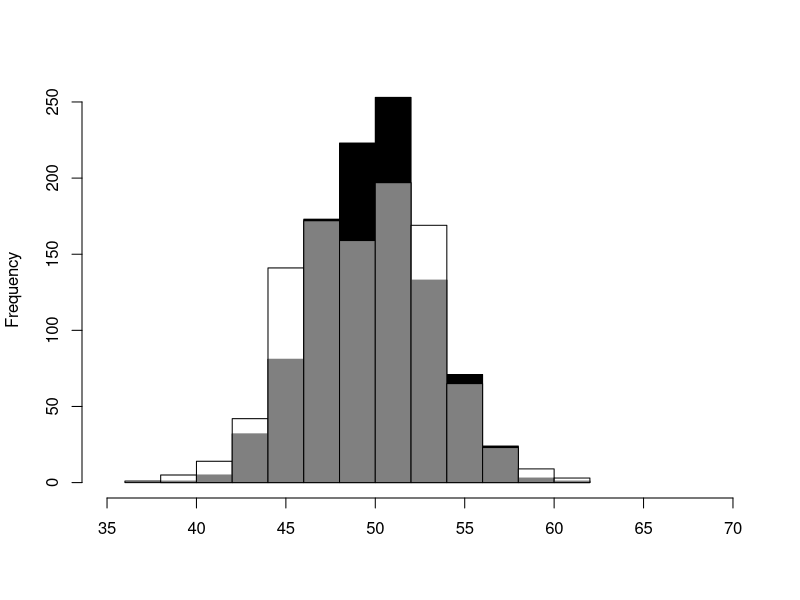
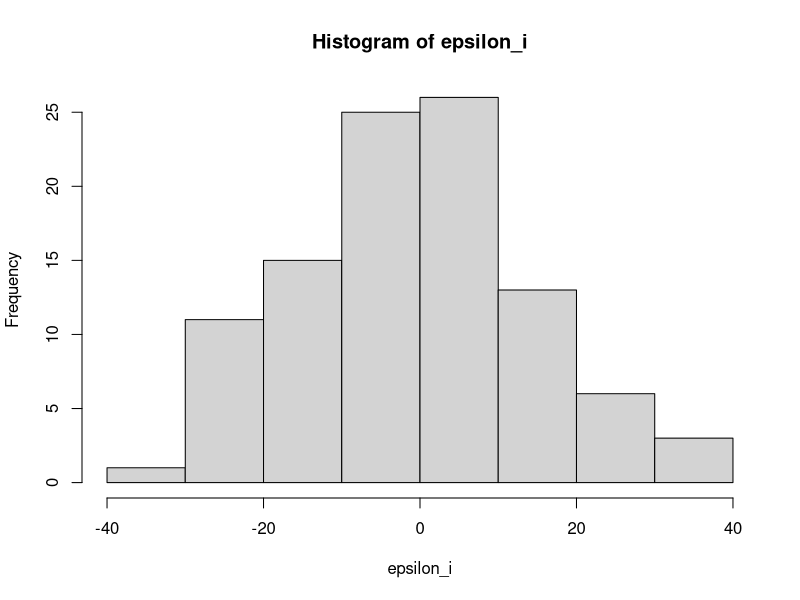
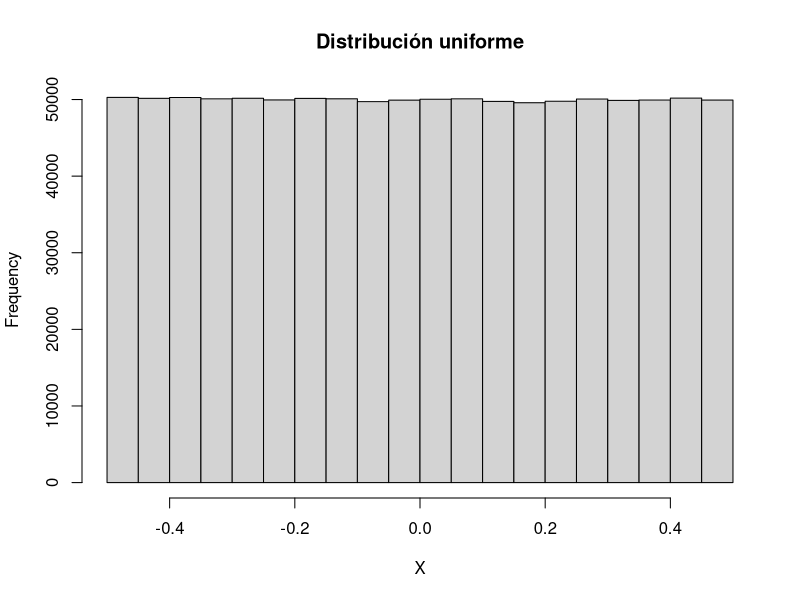
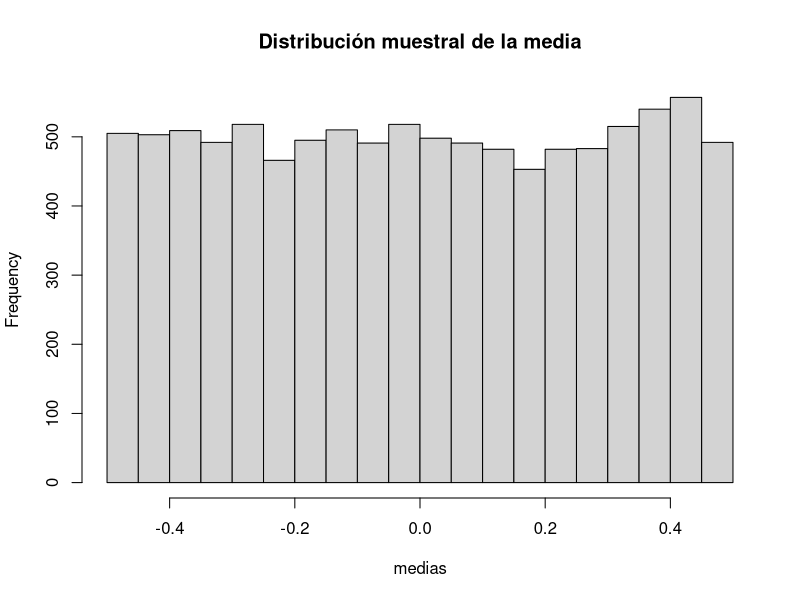
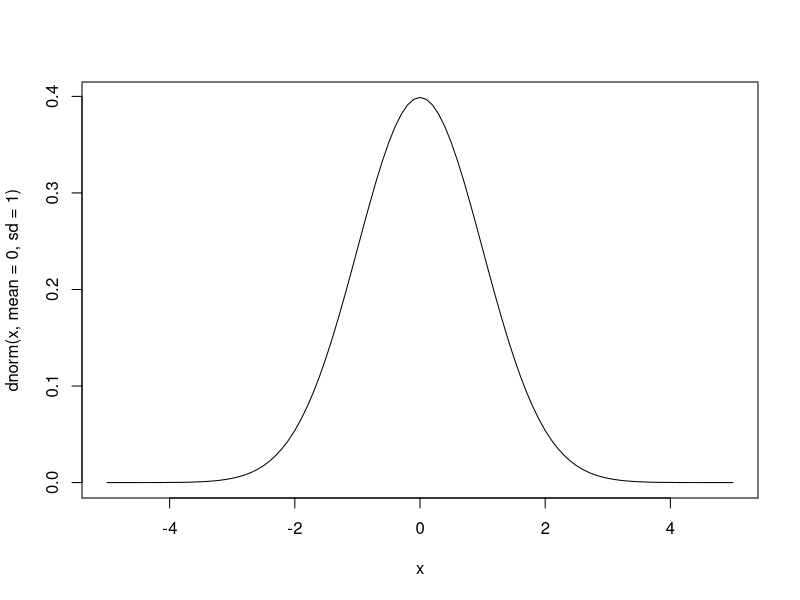
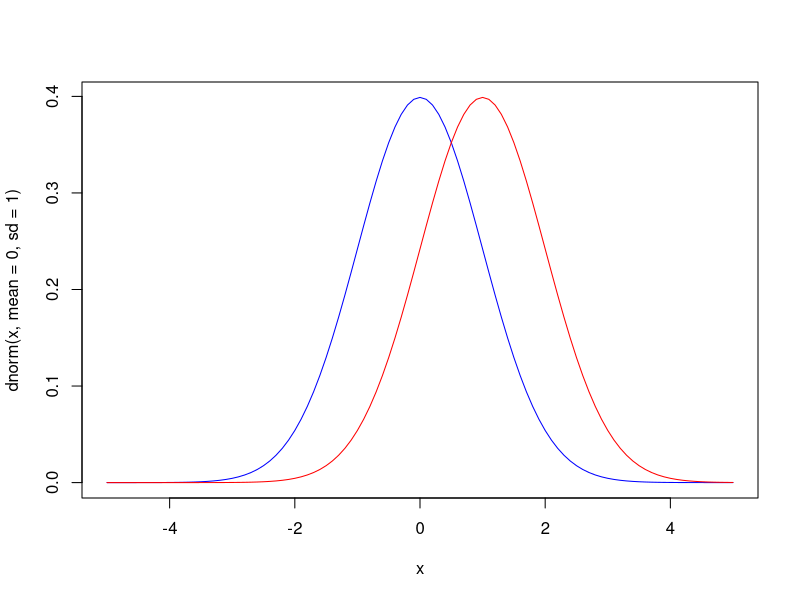
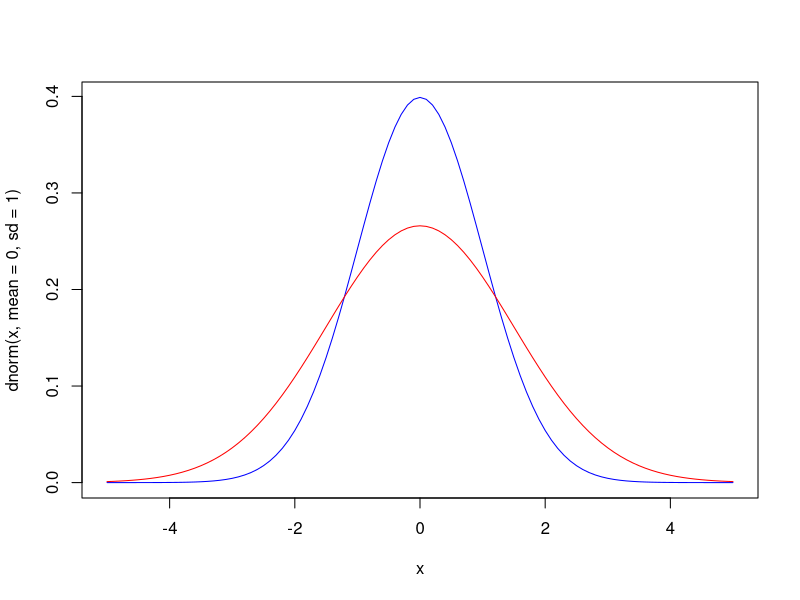
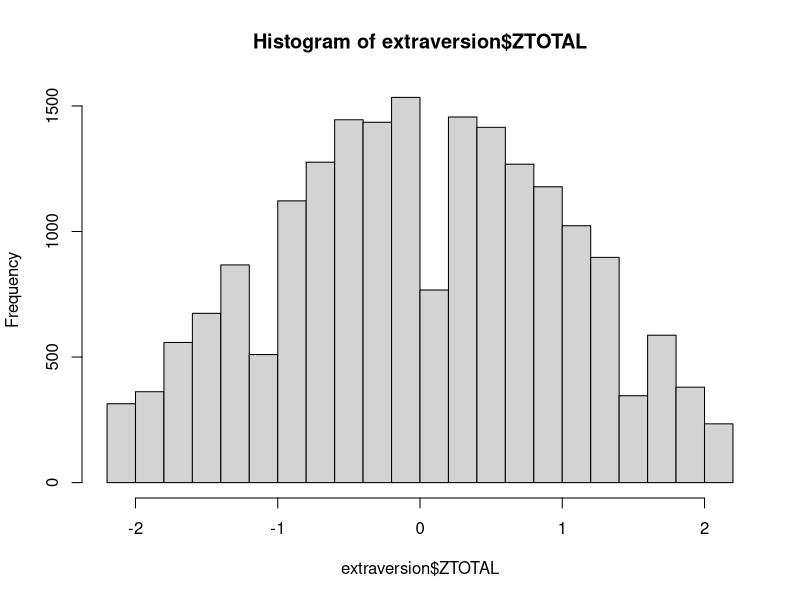

Here is the R script that generated these plots, in order:
## ---- chunk 1
library(readr)
library(dplyr)
## ---- chunk 2
epsilon_i <- c(
  -11, 6, 32, 15, 20, 11, -19, 8, 1, 7, 12, -5, 29, -14, -4, 0,
  -15, 11, -31, 12, 0, -4, -11, -22, 7, -10, -4, -2, 14, 0, 4, 
  7, -8, -13, -15, 17, 2, -14, -5, 10, -5, -2, 3, 4, 22, -17, 12, 
  -26, -1, 9, -6, -22, -7, -25, -23, -8, -20, 4, 29, -10, -12, 
  13, 3, 28, 10, 5, 10, -7, 1, 2, 1, -2, -3, -4, 6, 17, 31, 24,
  19, -5, 4, -23, 10, -26, -15, 20, -11, -24, 3, 2, -6, 25, -9,
  -5, -5, -28, 5, -19, 35, -24)
## ---- chunk 3
e_i <- sample(x = epsilon_i, size = 20, replace = TRUE)
## ---- chunk 4
Y_i = 50 + e_i
## ---- chunk 5
mean(Y_i)
median(Y_i)
## ---- chunk 6
medias <- vector(mode = "numeric")
medianas <- vector(mode = "numeric")

for (i in 1:1000) {
  e_i <- sample(x = epsilon_i, size = 20, replace = TRUE)
  Y_i = 50 + e_i
  medias[i] <- mean(Y_i)
  medianas[i] <- median(Y_i)
}
## ---- chunk 7
mean(medias)
mean(medianas)
## ---- chunk 8
hist(medias, col = "black", main = "", xlab = "", xlim = c(35, 70))
hist(medianas, col = rgb(1, 1, 1, 0.5), add = TRUE)
## ---- chunk 9
hist(epsilon_i)
## ---- chunk 10
N <- 1e6
X <- runif(N, -0.5, 0.5)
# X <- rchisq(N, 1)
hist(X, main = "Distribución uniforme")
## ---- chunk 11
medias <- vector(mode = "numeric")
n <- 1

for (i in 1:10000) medias[i] <- mean(sample(x = X, size = n, replace = TRUE))

hist(medias, main = "Distribución muestral de la media")
## ---- chunk 12
curve(dnorm(x, mean=0, sd=1), from=-5, to=5)
## ---- chunk 13
curve(dnorm(x, mean = 0, sd = 1), from=-5, to=5, col="blue")
curve(dnorm(x, mean = 1, sd = 1), col="red", add=TRUE)
## ---- chunk 14
curve(dnorm(x, mean = 0, sd = 1), from=-5, to=5, col="blue")
curve(dnorm(x, mean = 0, sd = 1.5), col="red", add=TRUE)
## ---- chunk 15
extraversion <- read_delim("extraversion.csv", delim = ";")
extraversion$TOTAL <- rowMeans(extraversion)
extraversion$ZTOTAL <- scale(extraversion$TOTAL)
## ---- chunk 16
hist(extraversion$ZTOTAL)
## ---- chunk 17
score <- mean(c(2, 4, 1, 5, 1, 3, 1, 5, 1, 5))
## ---- chunk 18
z_score <- (score - mean(extraversion$TOTAL))/sd(extraversion$TOTAL)
## ---- chunk 19
hist(extraversion$ZTOTAL, col = "yellow")
abline(v = z_score, col = "blue", lwd = 2, lty = "dotted")
## ---- chunk 20
integrate(dnorm, mean = 0, sd = 1, lower = z_score, upper = Inf)$value
## ---- chunk 21
integrate(dnorm, mean = 0, sd = 1, lower = -1, upper = 1)$value
## ---- chunk 22
1 - integrate(dnorm, mean = 0, sd = 1, lower = -1.959964, upper = 1.959964)$value
## ---- chunk 23
Z <- seq(from = -3, to = 3, by = 0.1)
probability <- pnorm(Z)
cumulativeProbabilities <- round(cbind(Z, probability), 3)
## ---- chunk 24
plot(Z, probability, type="l")
